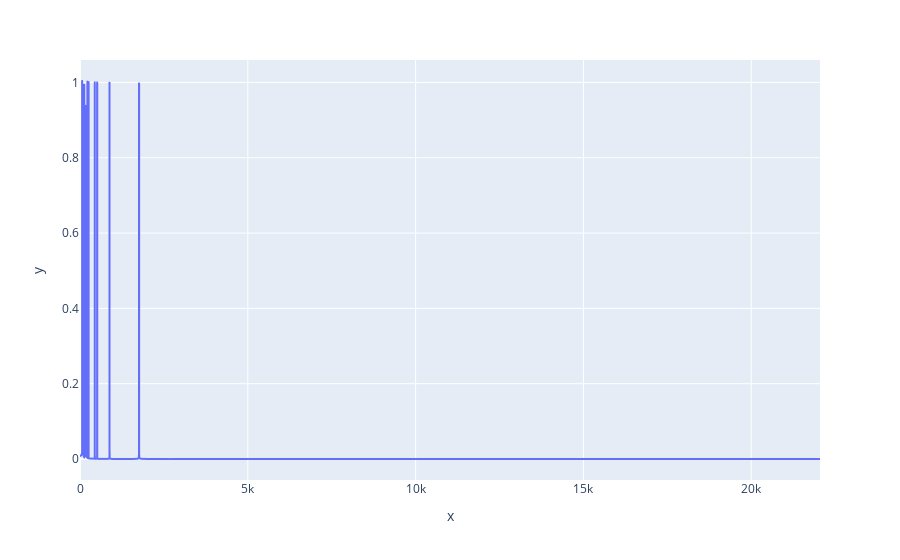

Source (notebook cell):
### Markdown cell above
# Fourier Transform

### Code cell
four = np.fft.fft(y)
four = four[:len(four)]
xaxis = np.linspace(0, fs, int(fs*sec))
plotly_line(xaxis[:len(xaxis)//2], 2/len(four) * abs(four)[:len(four)//2])
print(four.shape, xaxis.shape)

### Figure 1 — Plotly figure (JSON) as saved in the notebook; plotly's stock layout.template omitted (floating-point values rounded to 4 significant figures; data arrays with more than 128 entries replaced by an {"elided": "..."} marker saying what was removed)
{"data": [{"hovertemplate": "x=%{x}<br>y=%{y}<extra></extra>", "legendgroup": "", "line": {"color": "#636efa", "dash": "solid"}, "mode": "lines", "name": "", "showlegend": false, "type": "scattergl", "x": {"elided": "22050 float values"}, "xaxis": "x", "y": {"elided": "22050 float values"}, "yaxis": "y"}], "layout": {"legend": {"tracegroupgap": 0}, "margin": {"t": 60}, "xaxis": {"anchor": "y", "domain": [0, 1], "title": {"text": "x"}}, "yaxis": {"anchor": "x", "domain": [0, 1], "title": {"text": "y"}}}}
